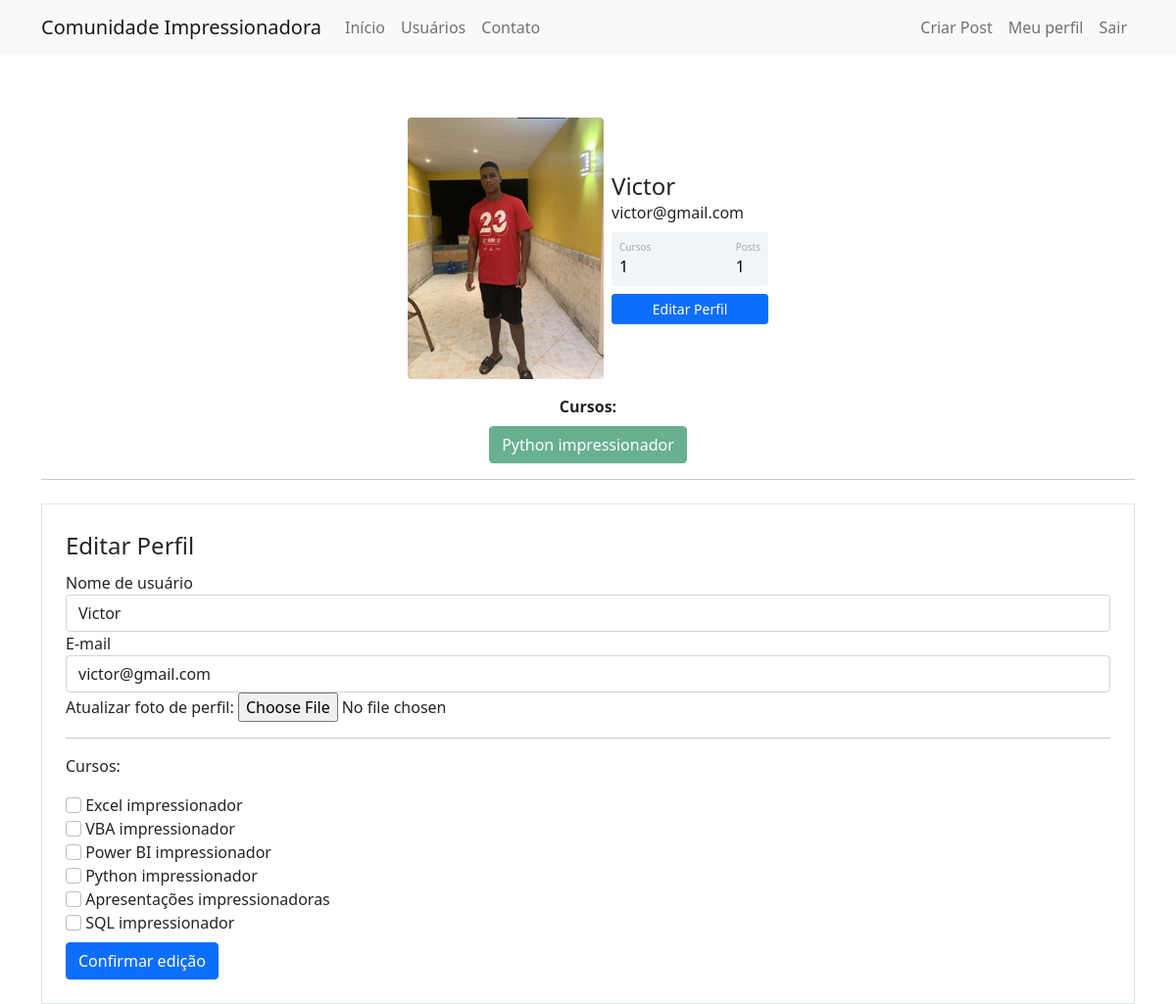
The page /perfil/editar (signed in) on the database its author committed.
### comunidadeimpressionadora/models.py (models this page shows)
class Usuario(database.Model, UserMixin):
    id = database.Column(database.Integer, primary_key=True)
    username = database.Column(database.String, nullable=False)
    email = database.Column(database.String, nullable=False, unique=True)
    senha = database.Column(database.String, nullable=False)
    foto_perfil = database.Column(database.String, default='default.jpg')
    posts = database.relationship('Post', backref='autor', lazy=True)
    cursos = database.Column(database.String, nullable=False, default='Não informado')
    def contar_posts(self):
        return len(self.posts)

### comunidadeimpressionadora/routes.py (the view)
@app.route('/perfil/editar', methods=['GET', 'POST'])
@login_required
def editar_perfil():
    form = FormEditarPerfil()
    if form.validate_on_submit():
        current_user.email = form.email.data
        current_user.username = form.username.data
        if form.foto_perfil.data:
            nome_imagem = salvar_imagem(form.foto_perfil.data)
            current_user.foto_perfil = nome_imagem
        current_user.cursos = atualizar_cursos(form)
        database.session.commit()
        flash('Perfil atualizado com sucesso', 'alert-success')
        return redirect(url_for('perfil'))
    elif request.method == 'GET':
        form.email.data = current_user.email
        form.username.data = current_user.username
    foto_perfil = url_for('static', filename='fotos_perfil/{}'.format(current_user.foto_perfil))
    return render_template('editarperfil.html', foto_perfil=foto_perfil, form=form)

### comunidadeimpressionadora/forms.py (shortened to what this page needs)
class FormEditarPerfil(FlaskForm):
    username = StringField('Nome de usuário', validators=[DataRequired()])
    email = StringField('E-mail', validators=[DataRequired(), Email()])
    foto_perfil = FileField('Atualizar foto de perfil:', validators=[FileAllowed(['jpg', 'png', 'jpeg'])])
    curso_excel = BooleanField('Excel impressionador')
    curso_vba = BooleanField('VBA impressionador')
    curso_powerbi = BooleanField('Power BI impressionador')
    curso_python = BooleanField('Python impressionador')
    curso_ppt = BooleanField('Apresentações impressionadoras')
    curso_sql = BooleanField('SQL impressionador')
    botao_submit_editarperfil = SubmitField('Confirmar edição')

### comunidadeimpressionadora/models.py (called while the page is built)
@login_manager.user_loader
def load_usuario(id_usuario):
    return Usuario.query.get(int(id_usuario))

### comunidadeimpressionadora/templates/editarperfil.html (shortened to what this page needs)
{% extends 'perfil.html' %}
{% block form_editar_perfil %}
    <div class="container">
                <hr>
                <div class="row">
                    <div class="col">
                        <form method="POST" action="" class="border p-4 mt-2" enctype="multipart/form-data">
                            <legend>Editar Perfil</legend>
                            <fieldset>
                                <div class="form-group">
                                    {{ form.username.label(class="form-control-label") }}
                                    {% if form.username.errors %}
                                        {{ form.username(class="form-control is-invalid") }}
                                    <div class="invalid-feedback">
                                        {% for erro in form.username.errors %}
                                            {{ erro }}
                                        {% endfor %}
                                    </div>
                                    {% else %}
                                         {{ form.username(class="form-control") }}
                                    {% endif %}
                                </div>
                                <div class="form-group">
                                    {{ form.email.label(class="form-control-label") }}
                                    {% if form.email.errors %}
                                        {{ form.email(class="form-control is-invalid") }}
                                    <div class="invalid-feedback">
                                        {% for erro in form.email.errors %}
                                            {{ erro }}
                                        {% endfor %}
                                    </div>
                                    {% else %}
                                         {{ form.email(class="form-control") }}
                                    {% endif %}
                                </div>
                                <div class="form-group">
                                    {{ form.foto_perfil.label }}
                                    {{ form.foto_perfil(class="form-control-file") }}
                                </div>
                                <hr>
                                <p>Cursos:</p>
                                {% for campo in form %}
                                    {% if 'curso_' in campo.name %}
                                        <div class="form-group">
                                            {{ campo(class="form-check-input") }}
                                            {{ campo.label(class="form-check-label") }}
                                        </div>
                                    {% endif %}
                                {% endfor %}
                            </fieldset>
                            {{ form.botao_submit_editarperfil(class="btn btn-primary mt-2") }}
                        </form>
                    </div>
                </div>
        </div>
{% endblock %}

### comunidadeimpressionadora/templates/perfil.html
{% extends 'base.html' %}
{% block body %}
        <div class="container mt-5 d-flex justify-content-center">
            <div class="card p-3">
                <div class="d-flex align-items-center">
                    <div class="image pe-2">
                        <img src="{{ foto_perfil }}" class="rounded" width="200">
                    </div>
                    <div class="ml-3 w-100">
                        <h4 class="mb-0 mt-0">{{ current_user.username }}</h4>
                        <span>{{ current_user.email }}</span>
                        <div class="p-2 mt-2 bg-primary d-flex justify-content-between rounded text-white stats">
                                {% if 'Não informado' in current_user.cursos %}
                                     <div class="d-flex flex-column">
                                        <span class="articles">Cursos</span>
                                        <span class="number1">0</span>
                                     </div>
                                {% else %}
                                    <div class="d-flex flex-column">
                                        <span class="articles">Cursos</span>
                                        <span class="number1">{{ current_user.cursos.count(';') + 1 }}</span>
                                    </div>
                                {% endif %}
                            <div class="d-flex flex-column">
                                <span class="rating">Posts</span>
                                <span class="number3">{{ current_user.contar_posts() }}</span>
                            </div>
                        </div>
                        <div class="button mt-2 d-flex flex-row align-items-center">
                                <a class="w-100" href="{{ url_for('editar_perfil') }}">
                                    <button class="btn btn-sm btn-primary w-100 ml-2">Editar Perfil</button>
                                </a>
                        </div>
                    </div>
                </div>
            </div>
        </div>
        <div class="row justify-content-center">
            <div class="col col-4" style="text-align: center">
                <strong>Cursos:</strong><br>
                {% for curso in current_user.cursos.split(';') %}
                    <button type="button" class="btn btn-success mt-2" disabled>{{ curso }}</button>
                {% endfor %}
            </div>
        </div>
{% block form_editar_perfil %}
{% endblock %}
{% endblock %}

### comunidadeimpressionadora/static/main.css (style rules this page uses)
.card { width: 400px; border: none; border-radius: 10px; background-color: #fff; }
.stats { background: #f2f5f8 !important; color: #000 !important; }
.articles { font-size:10px; color: #a1aab9; }
.number1 { font-weight:500; }
.rating { font-size:10px; color: #a1aab9; }
.number3 { font-weight:500; }

### rows shown on the page
Usuario: username "Victor", email "victor@gmail.com", cursos "1", cursos "Python impressionador"

### other values the page prints
{{ current_user.contar_posts() }} "1"
{{ campo.label(class="form-check-label") }} "Excel impressionador" "VBA impressionador" "Power BI impressionador" "Python impressionador" "Apresentações impressionadoras" "SQL impressionador"
